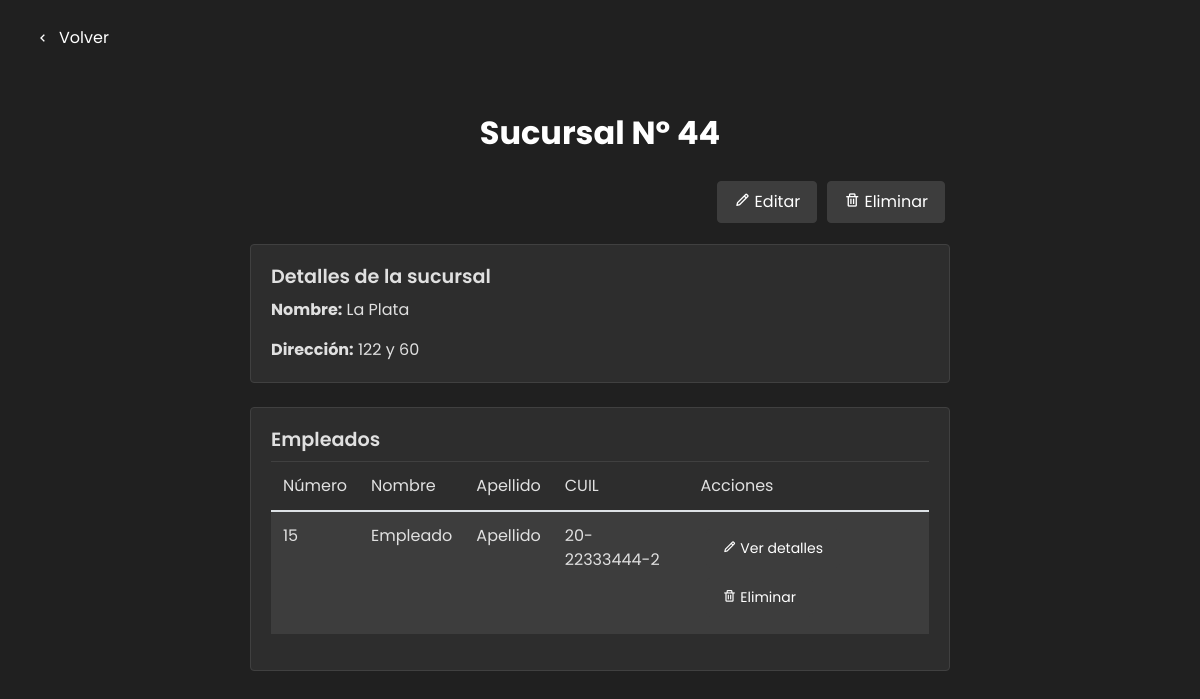
Page /detalle-sucursal/44/ (signed in) on the committed database.
### vista_administrador/models.py (models this page shows)
class Sucursal(models.Model):
    nombre = models.CharField(max_length=100)
    direccion = models.CharField(max_length=100)

### vista_usuario/models.py (models this page shows)
class User(AbstractUser):
    email = models.EmailField(blank=True,default="")
    dni = models.CharField(max_length=8)
    fecha_nacimiento = models.DateField()
    cuil = models.CharField(max_length=13,default="")
    sucursal = models.ForeignKey(Sucursal, on_delete=models.SET_NULL,default="", null=True)

### ferreplus/modulos/modulos_inicio_sesion.py (the view)
    def wrapper(request, *args, **kwargs):
        if not request.user.is_authenticated or not request.user.is_superuser:
            return HttpResponse("No tienes permiso para acceder a esta página.")
        return view_func(request, *args, **kwargs)

### ferreplus/modulos/modulos_inicio_sesion.py (called while the page is built)
def admin_required(view_func):
    def wrapper(request, *args, **kwargs):
        if not request.user.is_authenticated or not request.user.is_superuser:
            return HttpResponse("No tienes permiso para acceder a esta página.")
        return view_func(request, *args, **kwargs)
    return wrapper

### vista_administrador/views.py (called while the page is built)
@login_required
@admin_required
def detalle_sucursal(request, sucursal_id):
    a_ver = Sucursal.objects.get(id=sucursal_id)
    empleados_de_sucursal = User.objects.filter(
        is_staff=1).filter(sucursal_id=sucursal_id)
    return render(request, os.path.join(TEMPLATE_DIR, 'detalle_sucursal.html'), {'sucursal': a_ver, 'empleados': empleados_de_sucursal})

### vista_usuario/middelwares/middelware.py (called while the page is built)
    def __call__(self, request):
        response = self.get_response(request)
        if request.path == reverse('cerrar_sesion') and request.user.is_authenticated:
            return redirect('inicio')  # Redirige a la página de inicio después de cerrar sesión
        return response

### templates/vista_administrador/detalle_sucursal.html (shortened to what this page needs)
<!DOCTYPE html>
<html lang="es">
<head>
    <link href="https://stackpath.bootstrapcdn.com/bootstrap/4.5.2/css/bootstrap.min.css" rel="stylesheet">
    <link href="https://cdn.jsdelivr.net/npm/bootstrap-icons@1.10.3/font/bootstrap-icons.css" rel="stylesheet">
    <link href='https://unpkg.com/boxicons@2.1.4/css/boxicons.min.css' rel='stylesheet'>
    {% load static %}
    <link rel="stylesheet" type="text/css" href="{% static 'css/ver_sucursales.css' %}">
</head>
<body>
    <div class="custom-container">
        <button id="BotonVolver" class="btn btn-secondary">
          <a href="{% url 'ver-sucursales' %}">
            <i class='bx bx-chevron-left'>
              <span>Volver</span>
            </i>
          </a>
        </button>
    </div>
    <div class="container">
        <div class="mb-3 text-center">
            <h1>Sucursal Nº {{ sucursal.id }}</h1>
        </div>
        <div class="d-flex justify-content-end mb-3">
            <a href="{% url 'editar-sucursal' sucursal.id %}" class="btn btn-primary me-2">
                <i class="bx bx-pencil"></i> Editar
            </a>
            <button class="btn btn-danger" onclick="confirmarEliminacionSucursal('{{ sucursal.id }}')">
                <i class="bx bx-trash"></i> Eliminar
            </button>
        </div>
        <div class="card mb-4">
            <div class="card-body">
                <h5 class="card-title">Detalles de la sucursal</h5>
                <p class="card-text"><strong>Nombre:</strong> {{ sucursal.nombre }}</p>
                <p class="card-text"><strong>Dirección:</strong> {{ sucursal.direccion }}</p>
            </div>
        </div>
        <div class="card">
            <div class="card-body">
                <h5 class="card-title">Empleados</h5>
                <div class="table-responsive">
                    <table class="table table-striped table-hover">
                        <thead>
                            <tr>
                                <th scope="col">Número</th>
                                <th scope="col">Nombre</th>
                                <th scope="col">Apellido</th>
                                <th scope="col">CUIL</th>
                                <th scope="col">Acciones</th>
                            </tr>
                        </thead>
                        <tbody>
                            {% for empleado in empleados %}
                                <tr>
                                    <td>{{ empleado.id }}</td>
                                    <td>{{ empleado.first_name }}</td>
                                    <td>{{ empleado.last_name }}</td>
                                    <td>{{ empleado.cuil }}</td>
                                    <td>
                                        <a href="#" class="btn btn-sm btn-primary">
                                            <i class="bx bx-pencil"></i> Ver detalles
                                        </a>
                                        <button class="btn btn-sm btn-danger" onclick="confirmarEliminacionEmpleado('{{ empleado.id }}')">
                                            <i class="bx bx-trash"></i> Eliminar
                                        </button>
                                    </td>
                                </tr>
                            {% endfor %}
                        </tbody>
                    </table>
                </div>
            </div>
        </div>
    </div>
</body>
</html>

### ferreplus/static/css/ver_sucursales.css (style rules this page uses)
* { font-family: "Poppins", sans-serif; font-weight: 400; font-style: normal; box-sizing: border-box; }
body { min-height: 100%; background-color: #202020; color: #ffffff; }
.container { max-width: 800px; margin: 0 auto; padding: 50px; }
h1 { font-size: 2rem; font-weight: 700; margin-bottom: 20px; }
.btn { background-color: #3d3d3d; border-color: #3d3d3d; color: #ffffff; transition: background-color 0.3s ease; padding: 8px 16px; border-radius: 4px; margin: 5px; }
.card { background-color: #2d2d2d; border-color: #404040; color: #e0e0e0; margin-bottom: 20px; }
.card-title { font-size: 1.2rem; font-weight: 600; margin-bottom: 10px; }
.table { background-color: #2d2d2d; border-color: #404040; color: #e0e0e0; }
.table th, .table td { border-color: #404040; }
.table-striped tbody tr:nth-of-type(odd) { background-color: #3d3d3d; }
.custom-container { margin-top: 10px; margin-left: 20px; }
.custom-container button { background-color: transparent; color: #ffffff; border: none; padding: 10px; border-radius: 8px; cursor: pointer; text-decoration: none; }
.custom-container button a { color: inherit; text-decoration: none; }
.custom-container button i { vertical-align: middle; margin-right: 5px; }
.custom-container button span { vertical-align: top; }

### rows in the picture
Sucursal: id "44", nombre "La Plata", direccion "122 y 60"
User: id "15", first_name "Empleado", last_name "Apellido", cuil "20-22333444-2"
